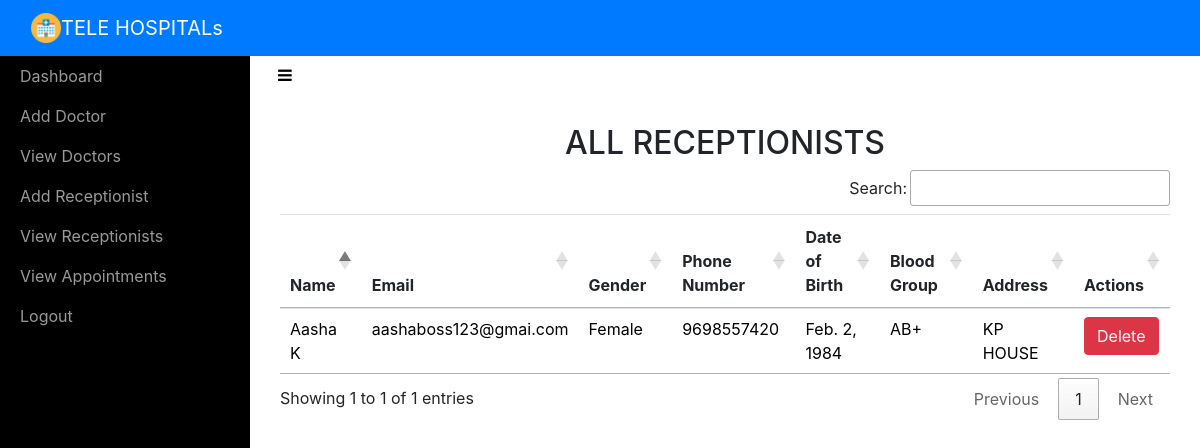
Screenshot of /adminviewReceptionist/ (signed in) with the database file from the repository.
### home/models.py (models this page shows, shortened)
class Receptionist(models.Model):
	name = models.CharField(max_length=50)
	email = models.EmailField(unique=True)
	password = models.CharField(max_length=16)
	gender = models.CharField(max_length=10)
	phonenumber = models.CharField(max_length=10)
	address = models.CharField(max_length=100)
	birthdate = models.DateField()
	bloodgroup = models.CharField(max_length=5)

### home/views.py (the view)
# urls.py: path('adminviewReceptionist/',adminviewReceptionist,name='adminviewReceptionist'),
def adminviewReceptionist(request):
	if not request.user.is_staff:
		return redirect('login_admin')
	rec = Receptionist.objects.all()
	r = { 'rec' : rec }
	return render(request,'adminviewreceptionists.html',r)

### home/templates/adminviewreceptionists.html (shortened to what this page needs)
<!DOCTYPE html>
<html>
<head>
    {% include 'include.html' %}
    {% load static %}
    <link rel="stylesheet" type="text/css" href="https://cdn.datatables.net/1.10.21/css/jquery.dataTables.min.css">
    <link rel="stylesheet" type="text/css" href="https://cdn.datatables.net/buttons/1.6.2/css/buttons.dataTables.min.css">
</head>
<body>
    {% include 'adminnav.html' %}
    <div id="wrapper">
        {% include 'admin_include.html'%}
        <div class="page-content-wrapper">
            <div class="container-fluid"><a class="btn btn-link" role="button" id="menu-toggle" href="#menu-toggle"><i class="fa fa-bars" style="color: black;"></i></a>
                <h2 class="text-center">ALL RECEPTIONISTS</h2>
                <section id="team" class="pb-5">
                    <div class="container">
                       <table class="table" id="example">
                            <thead>
                                <tr>
                                    <th>Name</th>
                                    <th>Email</th>
                                    <th>Gender</th>
                                    <th>Phone Number</th>
                                    <th>Date of Birth</th>
                                    <th>Blood Group</th>
                                    <th>Address</th>
                                    <th>Actions</th>
                                </tr>
                            </thead>
                            <tbody>
                                {% for i in rec %}
                                <tr style="color: black;">
                                    <td>{{ i.name }}</td>
                                    <td>{{ i.email }}</td>
                                    <td>{{ i.gender }}</td>
                                    <td>{{ i.phonenumber }}</td>
                                    <td>{{ i.birthdate }}</td>
                                    <td>{{ i.bloodgroup }}</td>
                                    <td>{{ i.address }}</td>
                                    <td><a href="{% url 'admin_delete_receptionist' i.id  i.email %}" onclick="return confirm('Are you sure you want to delete?')" class="btn btn-danger">Delete</a></td>
                                </tr>
                                {% endfor %}
                            </tbody>
                        </table>
                    </div>
                </section>
            </div>
        </div>
    </div>
</body>
</html>

### home/static/css/Sidebar-Menu-1.css (style rules this page uses)
body { overflow-x: hidden; }
#wrapper { padding-left: 0; -webkit-transition: all 0.5s ease; -moz-transition: all 0.5s ease; -o-transition: all 0.5s ease; transition: all 0.5s ease; }
@media (min-width:768px) { #wrapper { padding-left: 250px; } }

### home/static/css/Sidebar-Menu.css (style rules this page uses)
#wrapper { padding-left: 0; -webkit-transition: all 0.5s ease; -moz-transition: all 0.5s ease; -o-transition: all 0.5s ease; transition: all 0.5s ease; }
@media (min-width:768px) { #wrapper { padding-left: 250px; } }

### home/static/css/styles.css (style rules this page uses)
.text-center { margin-top: 30px; }

### rows the page displays
Receptionist: name "Aasha K", email "aashaboss123@gmai.com", gender "Female", phonenumber "9698557420", birthdate "Feb. 2, 1984", bloodgroup "AB+", address "KP HOUSE"
